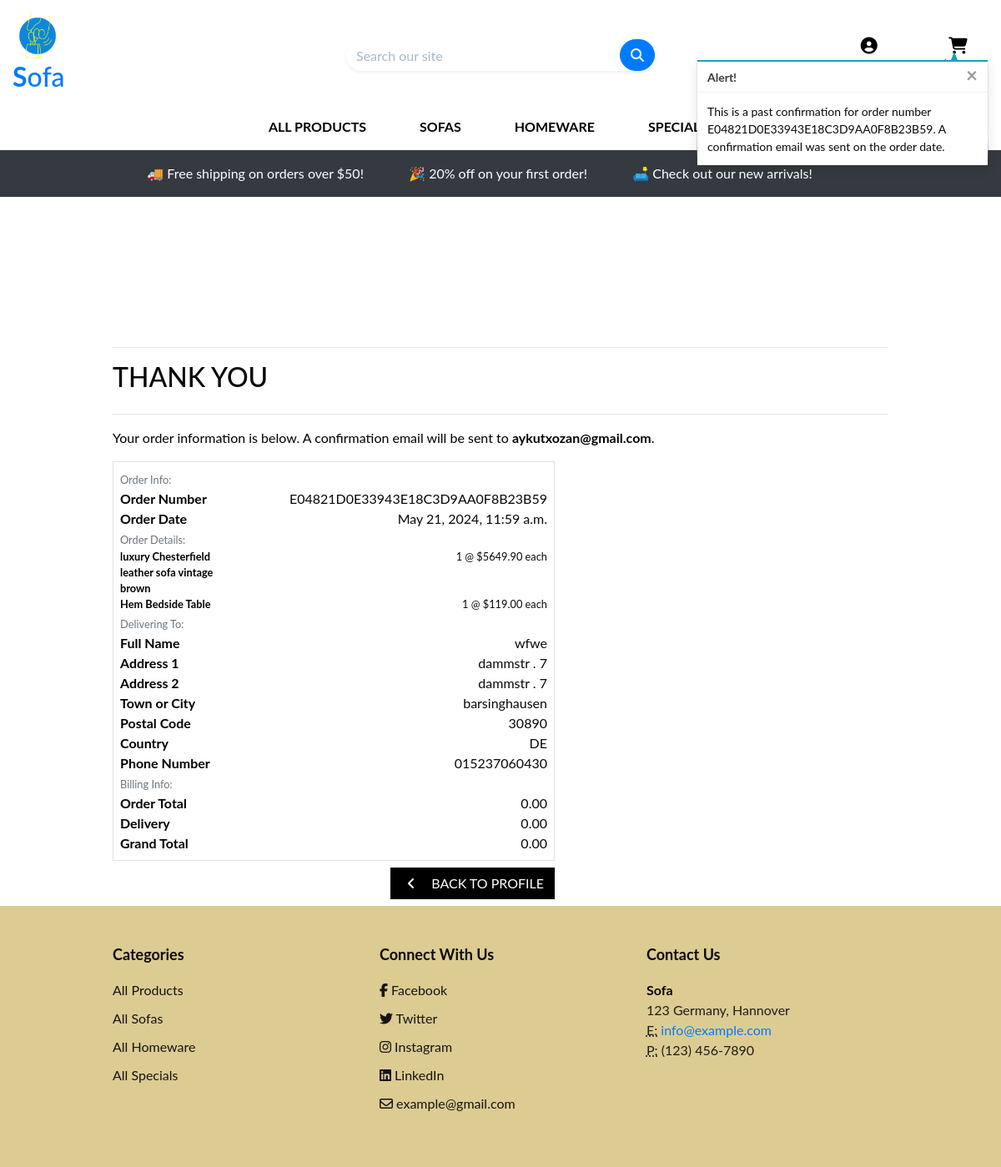
The page /profile/order_history/E04821D0E33943E18C3D9AA0F8B23B59 on the database its author committed.
### checkout/models.py (models this page shows, shortened)
class Order(models.Model):
    order_number = models.CharField(max_length=32, null=False, editable=False)
    user_profile = models.ForeignKey(UserProfile, on_delete=models.SET_NULL,
                                     null=True, blank=True, related_name='orders')
    full_name = models.CharField(max_length=50, null=False, blank=False)
    email = models.EmailField(max_length=254, null=False, blank=False)
    phone_number = models.CharField(max_length=20, null=False, blank=False)
    country = CountryField(blank_label='Country *', null=False, blank=False)
    postcode = models.CharField(max_length=20, null=True, blank=True)
    town_or_city = models.CharField(max_length=40, null=False, blank=False)
    street_address1 = models.CharField(max_length=80, null=False, blank=False)
    street_address2 = models.CharField(max_length=80, null=True, blank=True)
    county = models.CharField(max_length=80, null=True, blank=True)
    date = models.DateTimeField(auto_now_add=True)
    delivery_cost = models.DecimalField(max_digits=6, decimal_places=2, null=False, default=0)
    order_total = models.DecimalField(max_digits=10, decimal_places=2, null=False, default=0)
    grand_total = models.DecimalField(max_digits=10, decimal_places=2, null=False, default=0)
    original_bag = models.TextField(null=False, blank=False, default='')
    stripe_pid = models.CharField(max_length=254, null=False, blank=False, default='')

class OrderLineItem(models.Model):
    order = models.ForeignKey(Order, null=False, blank=False, on_delete=models.CASCADE, related_name='lineitems')
    product = models.ForeignKey(Product, null=False, blank=False, on_delete=models.CASCADE)
    quantity = models.IntegerField(null=False, blank=False, default=0)
    lineitem_total = models.DecimalField(max_digits=6, decimal_places=2, null=False, blank=False, editable=False)

### products/models.py (models this page shows, shortened)
class Product(models.Model):
    category = models.ForeignKey('Category', null=True, blank=True, on_delete=models.SET_NULL)
    sku = models.CharField(max_length=254, null=True, blank=True)
    name = models.CharField(max_length=254)
    description = models.TextField()
    price = models.DecimalField(max_digits=6, decimal_places=2)
    rating = models.DecimalField(max_digits=6, decimal_places=2, null=True, blank=True)
    image_url = models.URLField(max_length=1024, null=True, blank=True)
    image = models.ImageField(null=True, blank=True)

### profiles/views.py (the view)
# urls.py: path('order_history/<order_number>', views.order_history, name='order_history'),
def order_history(request, order_number):
    order = get_object_or_404(Order, order_number=order_number)
    messages.info(request, (
        f'This is a past confirmation for order number {order_number}. '
        'A confirmation email was sent on the order date.'
    ))
    template = 'checkout/checkout_success.html'
    context = {
        'order': order,
        'from_profile': True,
    }
    return render(request, template, context)

### bag/contexts.py (called while the page is built, shortened)
def bag_contents(request):
    bag_items = []
    total = 0
    product_count = 0
    bag = request.session.get('bag', {})
    if total < settings.FREE_DELIVERY_THRESHOLD:
        delivery = total * Decimal(settings.STANDARD_DELIVERY_PERCENTAGE / 100)
        free_delivery_delta = settings.FREE_DELIVERY_THRESHOLD - total
    else:
        delivery = 0
        free_delivery_delta = 0
    grand_total = delivery + total
    context = {
        'bag_items': bag_items,
        'total': total,
        'product_count': product_count,
        'delivery': delivery,
        'free_delivery_delta': free_delivery_delta,
        'free_delivery_threshold': settings.FREE_DELIVERY_THRESHOLD,
        'grand_total': grand_total,
    }
    return context

### checkout/templates/checkout/checkout_success.html (shortened to what this page needs)
{% extends "base.html" %}
{% load static %}
{% block extra_css %}
    <link rel="stylesheet" href="{% static 'checkout/css/checkout.css' %}">
{% endblock %}
{% block page_header %}
    <div class="container header-container">
    </div>
{% endblock %}
{% block content %}
    <div class="container">
        <div class="row">
            <div class="col">
                <hr>
                <h2 class="logo-font mb-4">Thank You</h2>
                <hr>
                <p class="text-black">Your order information is below. A confirmation email will be sent to <strong>{{ order.email }}</strong>.</p>
            </div>
        </div>
        <div class="row">
            <div class="col-12 col-lg-7">
                <div class="order-confirmation-wrapper p-2 border">
                    <div class="row">
                        <div class="col">
                            <small class="text-muted">Order Info:</small>
                        </div>
                    </div>
                    <div class="row">
                        <div class="col-12 col-md-4">
                            <p class="mb-0 text-black font-weight-bold">Order Number</p>
                        </div>
                        <div class="col-12 col-md-8 text-md-right">
                            <p class="mb-0">{{ order.order_number }}</p>
                        </div>
                    </div>
                    <div class="row">
                        <div class="col-12 col-md-4">
                            <p class="mb-0 text-black font-weight-bold">Order Date</p>
                        </div>
                        <div class="col-12 col-md-8 text-md-right">
                            <p class="mb-0">{{ order.date }}</p>
                        </div>
                    </div>
                    <div class="row">
                        <div class="col">
                            <small class="text-muted">Order Details:</small>
                        </div>
                    </div>
                    {% for item in order.lineitems.all %}
                    <div class="row">
                        <div class="col-12 col-md-4">
                            <p class="small mb-0 text-black font-weight-bold">
                                {{ item.product.name }}{% if item.product_size %} - Size {{ item.product.size|upper }}{% endif %}
                            </p>
                        </div>
                        <div class="col-12 col-md-8 text-md-right">
                            <p class="small mb-0">{{ item.quantity }} @ ${{ item.product.price }} each</p>
                        </div>
                    </div>
                    {% endfor %}
                    <div class="row">
                        <div class="col">
                            <small class="text-muted">Delivering To:</small>
                        </div>
                    </div>
                    <div class="row">
                        <div class="col-12 col-md-4">
                            <p class="mb-0 text-black font-weight-bold">Full Name</p>
                        </div>
                        <div class="col-12 col-md-8 text-md-right">
                            <p class="mb-0">{{ order.full_name }}</p>
                        </div>
                    </div>
                    <div class="row">
                        <div class="col-12 col-md-4">
                            <p class="mb-0 text-black font-weight-bold">Address 1</p>
                        </div>
                        <div class="col-12 col-md-8 text-md-right">
                            <p class="mb-0">{{ order.street_address1 }}</p>
                        </div>
                    </div>
                    {% if order.street_address2 %}
                    <div class="row">
                        <div class="col-12 col-md-4">
                            <p class="mb-0 text-black font-weight-bold">Address 2</p>
                        </div>
                        <div class="col-12 col-md-8 text-md-right">
                            <p class="mb-0">{{ order.street_address1 }}</p>
                        </div>
                    </div>
                    {% endif %}
                    <div class="row">
                        <div class="col-12 col-md-4">
                            <p class="mb-0 text-black font-weight-bold">Town or City</p>
                        </div>
                        <div class="col-12 col-md-8 text-md-right">
                            <p class="mb-0">{{ order.town_or_city }}</p>
                        </div>
                    </div>
                    {% if order.postcode %}
                    <div class="row">
                        <div class="col-12 col-md-4">
                            <p class="mb-0 text-black font-weight-bold">Postal Code</p>
                        </div>
                        <div class="col-12 col-md-8 text-md-right">
                            <p class="mb-0">{{ order.postcode }}</p>
                        </div>
                    </div>
                    {% endif %}
                    <div class="row">
                        <div class="col-12 col-md-4">
                            <p class="mb-0 text-black font-weight-bold">Country</p>
                        </div>
                        <div class="col-12 col-md-8 text-md-right">
                            <p class="mb-0">{{ order.country }}</p>
                        </div>
                    </div>
                    <div class="row">
                        <div class="col-12 col-md-4">
                            <p class="mb-0 text-black font-weight-bold">Phone Number</p>
                        </div>
                        <div class="col-12 col-md-8 text-md-right">
                            <p class="mb-0">{{ order.phone_number }}</p>
                        </div>
                    </div>
                    <div class="row">
                        <div class="col">
                            <small class="text-muted">Billing Info:</small>
                        </div>
                    </div>
                    <div class="row">
                        <div class="col-12 col-md-4">
                            <p class="mb-0 text-black font-weight-bold">Order Total</p>
                        </div>
                        <div class="col-12 col-md-8 text-md-right">
                            <p class="mb-0">{{ order.order_total }}</p>
                        </div>
                    </div>
                    <div class="row">
                        <div class="col-12 col-md-4">
                            <p class="mb-0 text-black font-weight-bold">Delivery</p>
                        </div>
                        <div class="col-12 col-md-8 text-md-right">
                            <p class="mb-0">{{ order.delivery_cost }}</p>
                        </div>
                    </div>
                    <div class="row">
                        <div class="col-12 col-md-4">
                            <p class="mb-0 text-black font-weight-bold">Grand Total</p>
                        </div>
                        <div class="col-12 col-md-8 text-md-right">
                            <p class="mb-0">{{ order.grand_total }}</p>
                        </div>
                    </div>
                </div>
            </div>
        </div>
        <div class="row">
			<div class="col-12 col-lg-7 text-right">
                {% if from_profile %}
                    <a href="{% url 'profile' %}" class="btn btn-black rounded-0 my-2">
                        <span class="icon mr-2">
                            <i class="fas fa-angle-left"></i>
                        </span>
                        <span class="text-uppercase">Back to Profile</span>
                    </a>
                {% endif %}
			</div>
		</div>
    </div>
{% endblock %}

### static/css/base.css (style rules this page uses)
html { height: 100%; }
body { height: calc(100vh - 164px); color: #080808; font-family: 'Lato'; }
.icon { align-items: center; display: inline-flex; justify-content: center; height: 1.5rem; width: 1.5rem; }
.logo-font { text-transform: uppercase; }
.btn-black { background: black; color: white; }
.text-black { color: #000 !important; }
@media (min-width: 1200px) { .container { max-width: 80%; } }
@media (min-width: 992px) { .header-container { padding-top: 164px; } }

### rows shown on the page
Order: email "aykutxozan@gmail.com", order_number "E04821D0E33943E18C3D9AA0F8B23B59", date "May 21, 2024, 11:59 a.m.", full_name "wfwe", street_address1 "dammstr . 7", town_or_city "barsinghausen", postcode "30890", country "DE", phone_number "015237060430", order_total "0.00", delivery_cost "0.00", grand_total "0.00"
OrderLineItem: product.name "luxury Chesterfield leather sofa vintage brown", quantity "1", product.price "5649.90"
OrderLineItem: product.name "Hem Bedside Table", quantity "1", product.price "119.00"

### other values the page prints
{{ free_delivery_threshold }} "50"
{{ message }} "This is a past confirmation for order number E04821D0E33943E18C3D9AA0F8B23B59. A confirmation email was sent on the order date."
